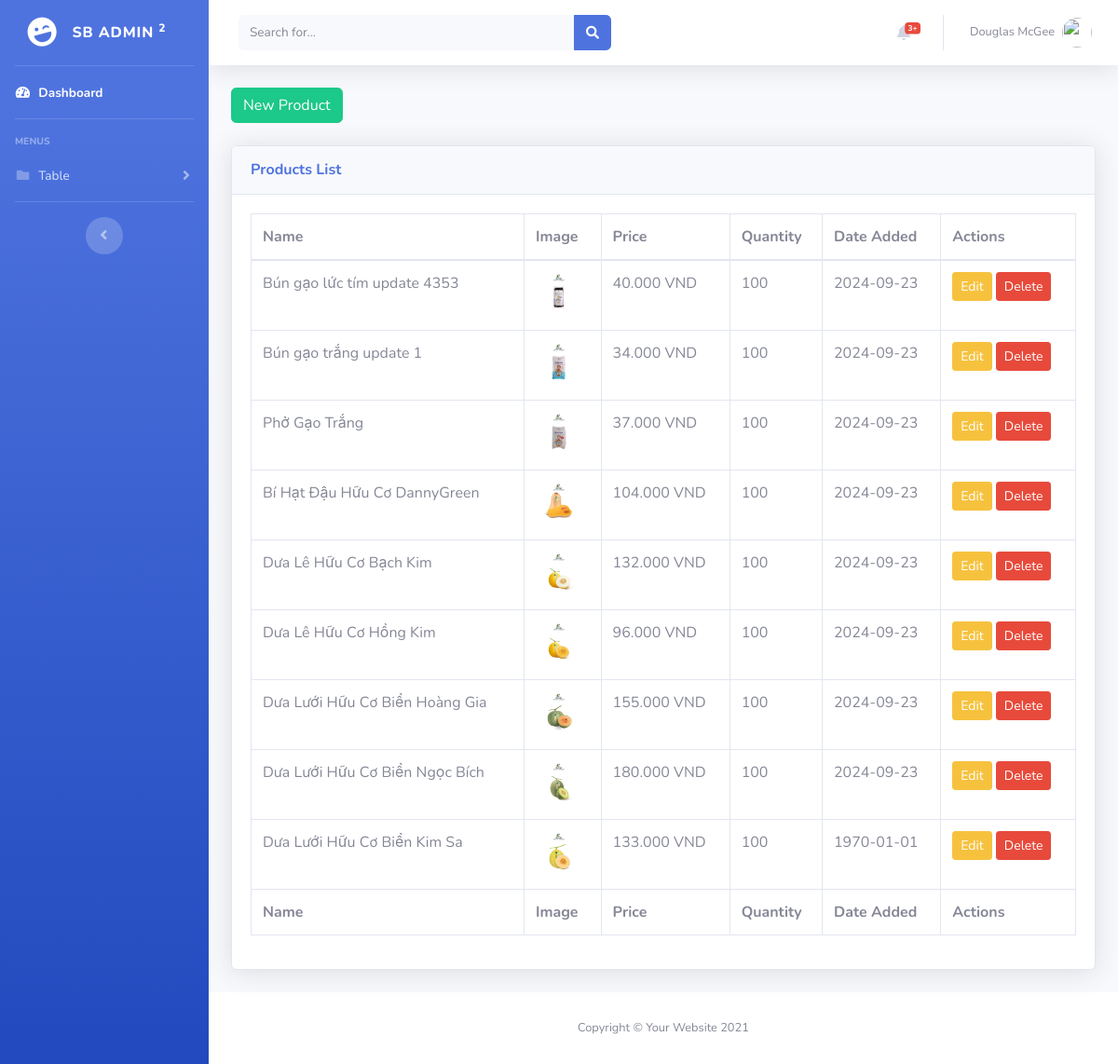
The app's page /admin/index.php with its own data.
### tables this page shows
CREATE TABLE `products` (
  `id` int(11) NOT NULL,
  `title` varchar(200) NOT NULL,
  `description` text DEFAULT NULL,
  `price` bigint(12) NOT NULL,
  `rrp` int(11) DEFAULT NULL,
  `quantity` int(11) NOT NULL,
  `img` text DEFAULT NULL,
  `date_added` datetime DEFAULT NULL,
  `category` varchar(25) NOT NULL
);

### admin/index.php (the view, shortened to what this page needs)
<?php
try {
    $pdo = new PDO('mysql:host=localhost;dbname=shoppingcart', 'root', '');
    $pdo->setAttribute(PDO::ATTR_ERRMODE, PDO::ERRMODE_EXCEPTION);
} catch (PDOException $e) {
    echo "Connection failed: " . $e->getMessage();
    exit;
}
include "functions.php";
$num_products_on_each_page = 10;
$current_page = isset($_GET['p']) && is_numeric($_GET['p']) ? (int)$_GET['p'] : 1;
$stmt = $pdo->prepare('SELECT * FROM products ORDER BY date_added DESC LIMIT ?, ?');
$stmt->bindValue(1, ($current_page - 1) * $num_products_on_each_page, PDO::PARAM_INT);
$stmt->bindValue(2, $num_products_on_each_page, PDO::PARAM_INT);
$stmt->execute();
$products = $stmt->fetchAll(PDO::FETCH_ASSOC);
?>
<?= template_header('Home') ?>
    <div class="container-fluid">
        <div id="dataTable_wrapper" class="dataTables_wrapper dt-bootstrap4 mb-3">
            <div class="row">
                <div class="col-sm-12 col-md-6">
                    <div class="dataTables_length" id="dataTable_length">
                        <label>
                            <a href="add.php" class="btn btn-success">New Product</a>
                        </label>
                    </div>
                </div>
            </div>
        </div>
        <div class="card shadow mb-4">
            <div class="card-header py-3">
                <h6 class="m-0 font-weight-bold text-primary">Products List</h6>
            </div>
            <div class="card-body">
                <div class="table-responsive">
                    <table class="table table-bordered" id="dataTable" width="100%" cellspacing="0">
                        <thead>
                        <tr>
                            <th>Name</th>
                            <th>Image</th>
                            <th>Price</th>
                            <th>Quantity</th>
                            <th>Date Added</th>
                            <th>Actions</th>
                        </tr>
                        </thead>
                        <tfoot>
                        <tr>
                            <th>Name</th>
                            <th>Image</th>
                            <th>Price</th>
                            <th>Quantity</th>
                            <th>Date Added</th>
                            <th>Actions</th>
                        </tr>
                        </tfoot>
                        <tbody>
                        <?php foreach ($products as $product): ?>
                            <tr>
                                <td><?= htmlspecialchars($product['title']) ?></td>
                                <td><img src="../imgs/<?= htmlspecialchars($product['img']) ?>" width="50" height="50" alt="<?= htmlspecialchars($product['title']) ?>"></td>
                                <td><?= number_format($product['price'], 0, ',', '.') ?>.000 VND</td>
                                <td><?= $product['quantity'] ?></td>
                                <td><?= date('Y-m-d', strtotime($product['date_added'])) ?></td>
                                <td>
                                    <a href="edit.php?id=<?= $product['id'] ?>" class="btn btn-warning btn-sm">Edit</a>
                                    <a href="#" class="btn btn-danger btn-sm" onclick="confirmDelete(<?= $product['id'] ?>)">Delete</a>
                                </td>
                            </tr>
                        <?php endforeach; ?>
                        </tbody>
                    </table>
                </div>
            </div>
        </div>
    </div>
<?= template_footer() ?>

### records on screen
products: title "Bún gạo lức tím update 4353", img (picture), price "40", quantity "100", date_added "2024-09-23"
products: title "Bún gạo trắng update 1", img (picture), price "34", quantity "100", date_added "2024-09-23"
products: title "Phở Gạo Trắng", img (picture), price "37", quantity "100", date_added "2024-09-23"
products: title "Bí Hạt Đậu Hữu Cơ DannyGreen", img (picture), price "104", quantity "100", date_added "2024-09-23"
products: title "Dưa Lê Hữu Cơ Bạch Kim", img (picture), price "132", quantity "100", date_added "2024-09-23"
products: title "Dưa Lê Hữu Cơ Hồng Kim", img (picture), price "96", quantity "100", date_added "2024-09-23"
products: title "Dưa Lưới Hữu Cơ Biển Hoàng Gia", img (picture), price "155", quantity "100", date_added "2024-09-23"
products: title "Dưa Lưới Hữu Cơ Biển Ngọc Bích", img (picture), price "180", quantity "100", date_added "2024-09-23"
products: title "Dưa Lưới Hữu Cơ Biển Kim Sa", img (picture), price "133", quantity "100", date_added "1970-01-01"
